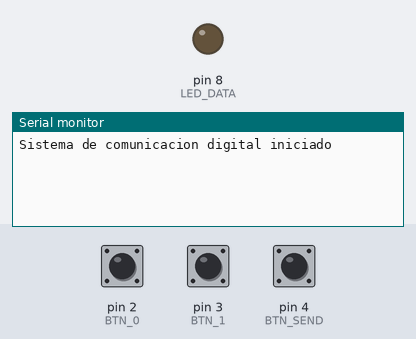
Bench run of a sketch on a simulated Arduino Uno, built with avr-gcc and run on an emulated ATmega328P. On the bench: output pins drawn as LEDs (lit = HIGH), the last lines printed to the serial monitor. Inputs (shaded band) come from the test bench; at power-on: pin 2 (BTN_0) HIGH, pin 4 (BTN_SEND) HIGH, pin 3 (BTN_1) HIGH.

Above: at 1.2 s.
1.3 s: pin 2 (BTN_0) pulled LOW for 0.15 s
At 1.7 s:
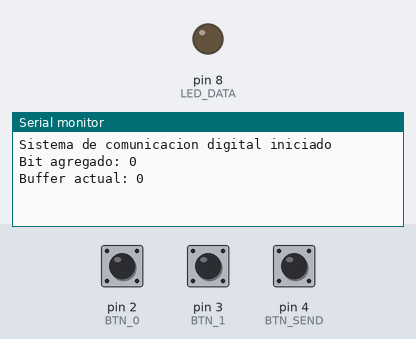
2.9 s: pin 4 (BTN_SEND) pulled LOW for 0.15 s
At 3.9 s:
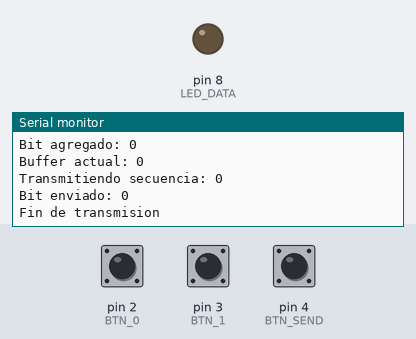
4.5 s: pin 4 (BTN_SEND) pulled LOW for 1 s
At 5.9 s:
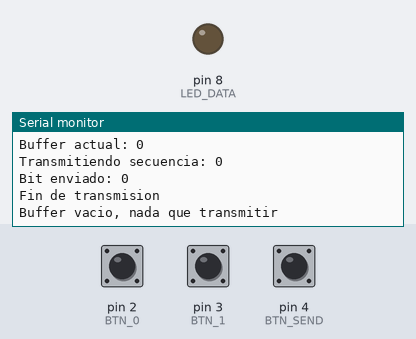

Measured:
- after the input at 1.3 s, the serial monitor: prints a new line at once (image 1)
- after the input at 2.9 s, the serial monitor: prints a new line at once (image 2)
- after the input at 4.5 s, the serial monitor: prints a new line at once (image 3)

The sketch:

actividad_telecomunicaciones.ino
```cpp
// =======================================
// SISTEMA BÁSICO DE COMUNICACIÓN DIGITAL
// 1 LED + 1 BUZZER + 3 BOTONES
//
// BTN_0    -> Agrega un bit '0' al buffer
// BTN_1    -> Agrega un bit '1' al buffer
// BTN_SEND -> Envía la secuencia almacenada
//
// El LED y el buzzer representan el bit:
//   '1' -> LED encendido + buzzer sonando
//   '0' -> LED apagado  + buzzer apagado
// =======================================


// ---------- BOTONES (ENTRADAS) ----------
// Se usan con INPUT_PULLUP:
// - Sin presionar: HIGH
// - Presionado:    LOW
const int BTN_0    = 2;   // Botón para escribir un 0
const int BTN_1    = 3;   // Botón para escribir un 1
const int BTN_SEND = 4;   // Botón para enviar la secuencia


// ---------- SALIDAS ----------
const int LED_DATA = 8;   // LED que representa el bit transmitido
const int BUZZER   = 9;   // Buzzer pasivo para acompañar el bit '1'


// ---------- PARÁMETROS DEL SISTEMA ----------
const int MAX_BITS  = 32;     // Tamaño máximo del mensaje
const int BIT_TIME  = 500;    // Duración de cada bit (ms)
const int BUZZ_FREQ = 1000;   // Frecuencia del buzzer (Hz)


// ---------- VARIABLES ----------
char bufferBits[MAX_BITS];    // Arreglo donde se guarda la secuencia
int bufferIndex = 0;          // Indica cuántos bits hay guardados

// Estados anteriores de los botones
// Se usan para detectar el "flanco" (cuando recién se presiona)
bool lastBtn0    = HIGH;
bool lastBtn1    = HIGH;
bool lastBtnSend = HIGH;


// =======================================
// SETUP
// =======================================
void setup() {

  // Configuración de botones con resistencia pull-up interna
  pinMode(BTN_0, INPUT_PULLUP);
  pinMode(BTN_1, INPUT_PULLUP);
  pinMode(BTN_SEND, INPUT_PULLUP);

  // Configuración de salidas
  pinMode(LED_DATA, OUTPUT);
  pinMode(BUZZER, OUTPUT);

  // Estado inicial seguro
  digitalWrite(LED_DATA, LOW);
  noTone(BUZZER);

  // Comunicación serial para depuración
  Serial.begin(9600);
  Serial.println("Sistema de comunicacion digital iniciado");
}


// =======================================
// LOOP PRINCIPAL
// =======================================
void loop() {
  // Se revisan continuamente los botones
  leerBotones();
}


// =======================================
// FUNCIONES
// =======================================

// Lee los botones y detecta cuando son presionados
void leerBotones() {

  // Lectura actual de cada botón
  bool btn0    = digitalRead(BTN_0);
  bool btn1    = digitalRead(BTN_1);
  bool btnSend = digitalRead(BTN_SEND);

  // Si BTN_0 fue presionado (flanco HIGH -> LOW)
  if (btn0 == LOW && lastBtn0 == HIGH) {
    agregarBit('0');     // Agrega un 0 al buffer
    delay(150);          // Anti-rebote simple
  }

  // Si BTN_1 fue presionado
  if (btn1 == LOW && lastBtn1 == HIGH) {
    agregarBit('1');     // Agrega un 1 al buffer
    delay(150);
  }

  // Si BTN_SEND fue presionado
  if (btnSend == LOW && lastBtnSend == HIGH) {
    transmitirBuffer(); // Envía la secuencia completa
    delay(200);
  }

  // Guardamos el estado actual para la próxima iteración
  lastBtn0    = btn0;
  lastBtn1    = btn1;
  lastBtnSend = btnSend;
}


// ---------------------------------------
// Agrega un bit ('0' o '1') al buffer
void agregarBit(char bit) {

  // Verifica que no se supere el tamaño máximo
  if (bufferIndex < MAX_BITS) {

    bufferBits[bufferIndex++] = bit;  // Guarda el bit y avanza el índice

    // Mensajes por Serial para seguimiento
    Serial.print("Bit agregado: ");
    Serial.println(bit);

    Serial.print("Buffer actual: ");
    for (int i = 0; i < bufferIndex; i++) {
      Serial.print(bufferBits[i]);
    }
    Serial.println();

  } else {
    // Buffer lleno
    Serial.println("Buffer lleno");
  }
}


// ---------------------------------------
// Transmite todos los bits almacenados
void transmitirBuffer() {

  // Si no hay bits, no se transmite nada
  if (bufferIndex == 0) {
    Serial.println("Buffer vacio, nada que transmitir");
    return;
  }

  // Muestra la secuencia completa
  Serial.print("Transmitiendo secuencia: ");
  for (int i = 0; i < bufferIndex; i++) {
    Serial.print(bufferBits[i]);
  }
  Serial.println();

  // Envío bit por bit
  for (int i = 0; i < bufferIndex; i++) {

    Serial.print("Bit enviado: ");
    Serial.println(bufferBits[i]);

    if (bufferBits[i] == '1') {
      // Bit 1 -> LED encendido y buzzer activo
      digitalWrite(LED_DATA, HIGH);
      tone(BUZZER, BUZZ_FREQ);
    } else {
      // Bit 0 -> LED apagado y buzzer apagado
      digitalWrite(LED_DATA, LOW);
      noTone(BUZZER);
    }

    delay(BIT_TIME);  // Tiempo de duración del bit
  }

  // Apaga todo al finalizar
  digitalWrite(LED_DATA, LOW);
  noTone(BUZZER);

  Serial.println("Fin de transmision\n");

  // Limpia el buffer para la próxima secuencia
  bufferIndex = 0;
}
```
